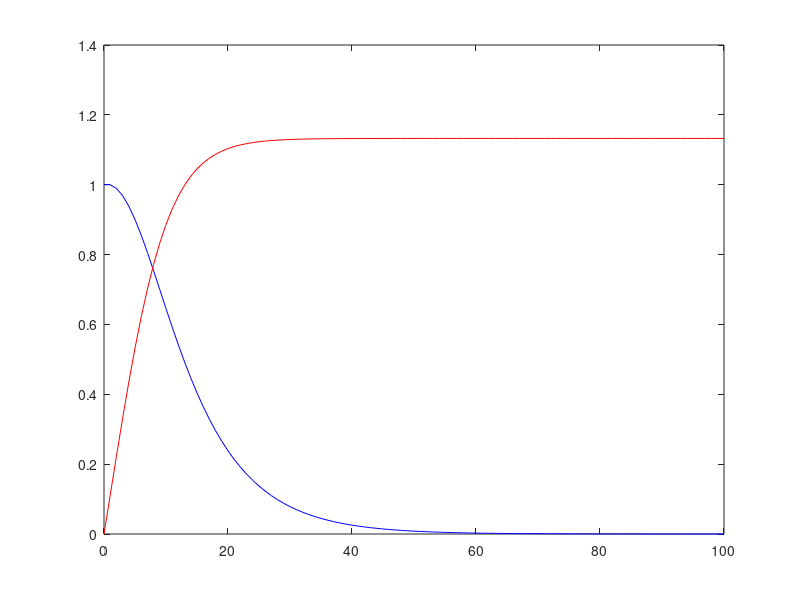

The MATLAB script that drew this image:
t = linspace(0, 100, 101);
h = 1;
F = zeros(1,100);
S = zeros(1,100);
F(1) = 1;
gamma = 0.1;

for c=1:100
    Fk1 = -gamma*S(c)*F(c);
    Fk2 = -gamma*(S(c) + h*Fk1/2)*(F(c) + h*Fk1/2);
    Fk3 = -gamma*(S(c) + h*Fk2/2)*(F(c) + h*Fk2/2);
    Fk4 = -gamma*(S(c) + h*Fk3)*(F(c) + h*Fk3);
    F(c+1) = F(c) + h*(Fk1 + 2*Fk2 + 2*Fk3 + Fk4)/6;
    Sk1 = gamma*(F(c))^2;
    Sk2 = gamma*(F(c) + h*Sk1/2)^2;
    Sk3 = gamma*(F(c) + h*Sk2/2)^2;
    Sk4 = gamma*(F(c) + h*Sk3)^2;
    S(c+1) = S(c) + h*(Sk1 + 2*Sk2 + 2*Sk3 + Sk4)/6;
end

plot(t, F, 'b-', t, S, 'r-')